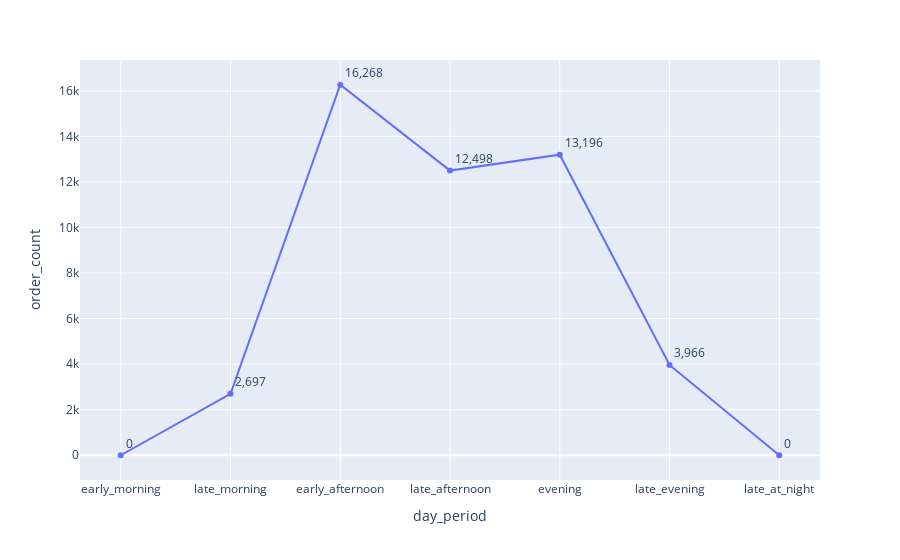

Here is the notebook cell this chart was saved with:
### Code cell
fig = px.line(df, x='day_period', y='order_count', 
              markers=True, text='order_count')
fig.update_traces(textposition='top right',texttemplate="%{text:,}")

### Figure 1 — Plotly figure (JSON) as saved in the notebook; plotly's stock layout.template omitted (floating-point values rounded to 4 significant figures)
{"data": [{"hovertemplate": "day_period=%{x}<br>order_count=%{text}<extra></extra>", "legendgroup": "", "line": {"color": "#636efa", "dash": "solid"}, "marker": {"symbol": "circle"}, "mode": "text+lines+markers", "name": "", "orientation": "v", "showlegend": false, "text": [0, 2697, 16268, 12498, 13196, 3966, 0], "textposition": "top right", "texttemplate": "%{text:,}", "type": "scatter", "x": ["early_morning", "late_morning", "early_afternoon", "late_afternoon", "evening", "late_evening", "late_at_night"], "xaxis": "x", "y": [0, 2697, 16268, 12498, 13196, 3966, 0], "yaxis": "y"}], "layout": {"legend": {"tracegroupgap": 0}, "margin": {"t": 60}, "xaxis": {"anchor": "y", "domain": [0, 1], "title": {"text": "day_period"}}, "yaxis": {"anchor": "x", "domain": [0, 1], "title": {"text": "order_count"}}}}
